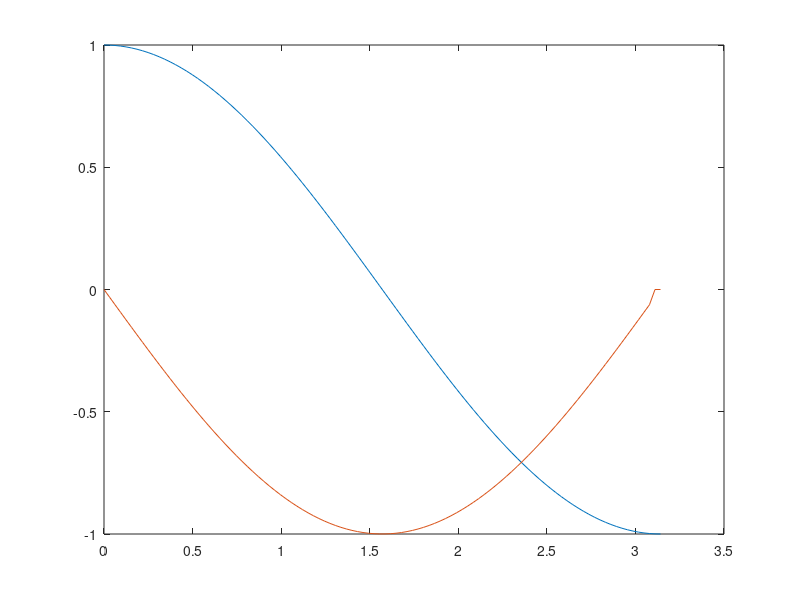

Source code (MATLAB):
function DerivadaPri_00
  clc
  clear
  %BLOQUE DE DATOS
  disp('Ingrese el Paso')
  h=pi/101
  disp('Valores de X')
  x=0:h:pi;
  disp('Valores de Y')
  y=cos(x);
  n=length(x);
  dy(1)=-3*y(1)+4*y(2)-y(3);
  dy(n)= 3*y(n)-4*y(n-1)+y(n-2);
  for i=2:n-2
    dy(i)=y(i+1)-y(i-1);
  end
  dy=dy*1/(2*h);
  plot(x,y)
  hold on
  plot(x,dy)
end
